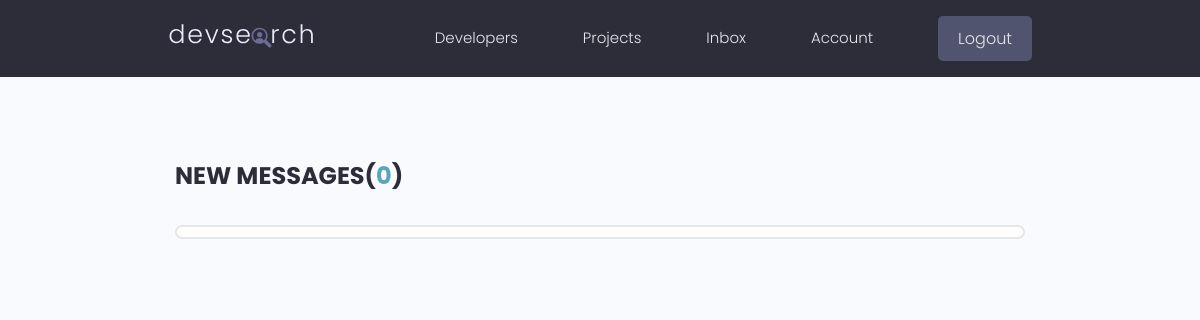
The page /inbox/ (signed in) on the database as committed earlier.
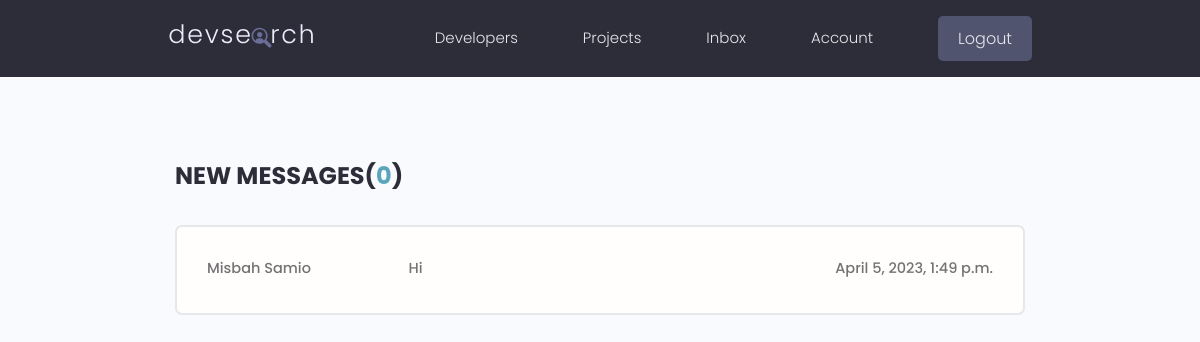
The same page on the database as committed later.
### users/models.py (models this page shows, shortened)
class Message(models.Model):
    sender = models.ForeignKey(Profile, on_delete=models.SET_NULL, null=True, blank=True)
    recipient = models.ForeignKey(Profile, on_delete=models.SET_NULL, null=True, blank=True, related_name="messages")
    name = models.CharField(max_length=200, null=True, blank=True)
    email = models.EmailField(max_length=200, null=True, blank=True)
    subject = models.CharField(max_length=200, null=True, blank=True)
    body = models.TextField()
    is_read = models.BooleanField(default=False, null=True)
    created = models.DateTimeField(auto_now_add=True)
    id = models.UUIDField(default=uuid.uuid4, unique=True, primary_key=True, editable=False)
    class Meta:
        ordering = ['is_read', '-created']

### users/views.py (the view)
# urls.py: path('inbox/', views.inbox, name="inbox"),
@login_required(login_url='login')
def inbox(request):
    profile = request.user.profile
    messageRequests = profile.messages.all()
    unreadCount = messageRequests.filter(is_read=False).count()
    context = {'messageRequests' : messageRequests, 'unreadCount' : unreadCount}
    return render(request, 'users/inbox.html', context)

### users/templates/users/inbox.html
{% extends 'main.html' %}
{% block content %}
<main class="inbox my-xl">
  <div class="content-box">
    <h3 class="inbox__title">New Messages(<span>{{ unreadCount }}</span>)</h3>
    <ul class="messages">
      {% for message in messageRequests %}
      {% if message.is_read == False %}
      <li class="message message--unread">
      {% else %}
      <li class="message">
      {% endif %}
        <a href="{% url 'message' message.id %}">
          <span class="message__author">{{ message.name }}</span>
          <span class="message__subject">{{ message.subject }}</span>
          <span class="message__date">{{ message.created }}</span>
        </a>
      </li>
      {% endfor %}
    </ul>
  </div>
</main>
{% endblock %}

Rows that differ between the two databases and show on the page:
added Message: name "Misbah Samio", subject "Hi", created "April 5, 2023, 1:49 p.m."
